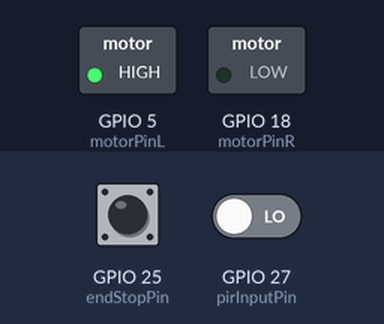
This sketch was run on a simulated ESP32. Shown: switched loads named in the sketch (green lamp = pin HIGH). Dashed ring = blinking. Inputs (shaded band) come from the test bench; at power-on: GPIO 25 (endStopPin) LOW, GPIO 27 (pirInputPin) LOW.

Above: at 0.8 s.
0.9 s: GPIO 25 (endStopPin) pulled HIGH for 3.2 s
At 5.0 s:
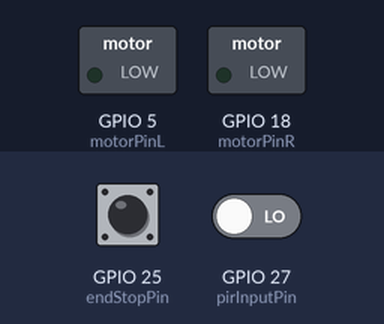
5.6 s: GPIO 27 (pirInputPin) driven HIGH
At 6.0 s:
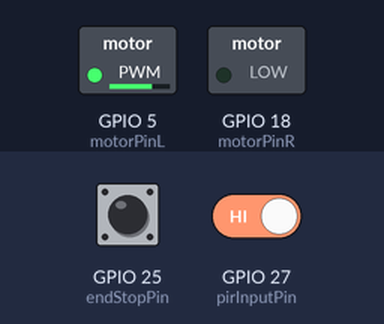
7.1 s: GPIO 25 (endStopPin) pulled HIGH for 0.15 s
At 8.6 s:
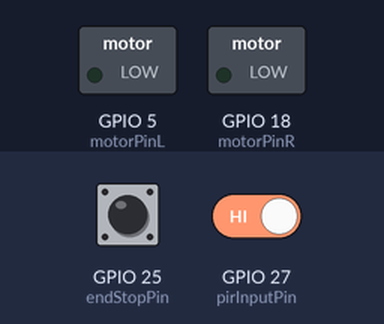
Timing chart, 0 to 10.1 s (numbered marks = the images above; inputs shaded):
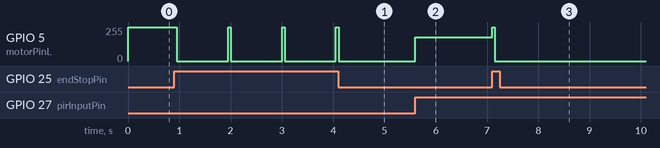

The sketch:

churchSketch_timeVariable_LastDay.ino
```cpp
#include <dummy.h>

#include <Arduino.h>
#include <analogWrite.h>

#define pirInputPin     27
#define motorPinL       5
#define motorPinR       18
#define poti1InputPin   34
#define poti2InputPin   35
#define endStopPin      25

const long maxMotorDistance = 700;
const long minMotorDistance = 200;
const int maxMotorTime = 72;
const int minMotorTime = 13;
const int waitingTime = 60;

int motorTime;
int motorSpeed = 2000;
long motorDistance  = 1000;
boolean motorDirection = true;
boolean movement = false;
boolean endStop = false;


void setup() {
  pinMode(endStopPin, INPUT_PULLDOWN);
  pinMode(pirInputPin, INPUT);
  Serial.begin(9600);
  initializing();
}

void loop() {
  //endStop = false;
  endStopper();
  //Serial.println(endStop);

  movement = pirRead(pirInputPin);
  if (movement) {
    //Serial.println("MOVEMENT!");
    motorDirection = true;
    BalloonRiseAndFall();


  }
}


void endStopper() {
  //endStop = false;
  if (digitalRead(endStopPin) == HIGH) {
    endStop = true;
    //Serial.println("ENDSTOP");
    stopMotor();
    setStartPosition();
  }else if (digitalRead(endStopPin) == LOW) {
    endStop = false;
  }
}

void setDistance() {
  //motorDistance = map(analogRead(poti1InputPin), 1, 4094, minMotorDistance, maxMotorDistance);
  motorDistance = map(analogRead(poti1InputPin), 0, 4094, minMotorDistance, maxMotorDistance);
}
void setMotorTime() {
  motorTime = map(analogRead(poti1InputPin), 0, 4095, minMotorTime, maxMotorTime);
}

void initializing() {
  //Serial.println("initializing....");
  driveMotor(1, 1, 255);
  //driveMotor(0,3,200);
  stopMotor();
  while (endStop == false) {
    driveMotor(0, 1, 255);
  }
}

void driveMotor(boolean dir, int duration, int tempo) {
  //Serial.println("DRIVE");
  duration = duration * 1000;
  if (dir == 1) {
    for (int i = 0; i <= duration; i++) {
      endStopper();
      if (endStop == true) {
        //setStartPosition();
        i = duration;
      }
      analogWrite(motorPinR, 0);
      analogWrite(motorPinL, tempo);

      delay(1);
    }
  }
  if (dir == 0) {
    for (int k = 0; k <= duration; k++) {
      endStopper();
      if (endStop == true) {
        //setStartPosition();
        k = duration;
      }
      analogWrite(motorPinL, 0);
      analogWrite(motorPinR, tempo);

      delay(1);
    }
  }
}

void BalloonRiseAndFall() {
  //Serial.println("START TO RISE");
  motorDirection = 1;
  //setDistance();
  //motorSpeed = calculateSpeed(motorTime, motorDistance);
  setMotorTime();
  motorSpeed = 180;
  //Serial.println(motorSpeed);
  driveMotor(1, motorTime, motorSpeed);
  stopMotor();
  delay(waitingTime * 1000);
  while(pirRead(pirInputPin)){
    delay(waitingTime*1000);
  }
  //Serial.println("START TO FALL");
  motorDirection = !motorDirection;
  //driveMotor(0, motorTime*1.5, motorSpeed);
  while (endStop == false) {
    driveMotor(0, 1, motorSpeed);
  }
  stopMotor();
  //setStartPosition();
  //Serial.println("BACK TO BOTTOM");
  motorDirection = !motorDirection;
  //delay(waitingTime * 1000);
}

boolean pirRead(int PinToRead) {
  if (digitalRead(PinToRead) == HIGH) {
    return true;
  } else {
    return false;
  }
}

//int calculateSpeed(int duration, int distance) {
//  int calculatedSpeed = distance / duration;
//  Serial.println("Speed: "+calculatedSpeed);
//  return map(calculatedSpeed, minMotorDistance / duration, maxMotorDistance / duration, 150, 254);
//}

void stopMotor() {
  //driveMotor(0, 0, 0);
  analogWrite(motorPinR, 0);
  analogWrite(motorPinL, 0);
}

void setStartPosition() {
  //if (endStop) {
    //Serial.println("correction");

    for (int e=0;e<50;e++){
      analogWrite(motorPinR, 0);
      analogWrite(motorPinL, 255);
      delay(1);
    }

      analogWrite(motorPinR, 0);
      analogWrite(motorPinL, 0);
      delay(1000);
      //endStop = true;
      //delay(waitingTime * 1000);
    //delay(500);
    //endStop = false;
    //loop();

    //driveMotor(1, 5, 200);
  //}
}
```

Measured:
- after the input at 0.9 s, GPIO 18 (motorPinR): stays LOW (without the input it goes to HIGH after 0.13 s)
- after the input at 5.6 s, GPIO 5 (motorPinL): 0/255 → 180/255 at once
- after the input at 7.1 s, GPIO 5 (motorPinL): 180/255 → 0/255 at once
